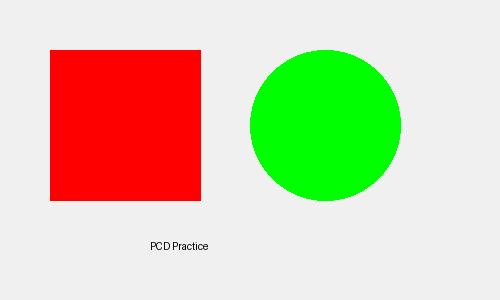
#> input picture pcd-stup/image.jpg, 500 x 300 px
$ python modul_07_edge.py
#> lines starting #> are read from the running program, lines starting #| are printed output that depends on the picture; after the words box and inside, x2 and y2 are one past the last pixel; in counts of white or black regions, pixels touching at a corner belong together
import cv2
img=cv2.imread('image.jpg',0)
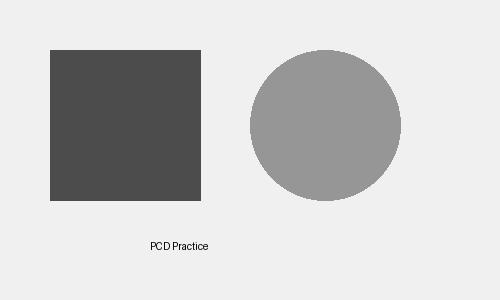
#> img: shape (300, 500); min 0, max 255, mean 204.1
edges=cv2.Canny(img,100,200)
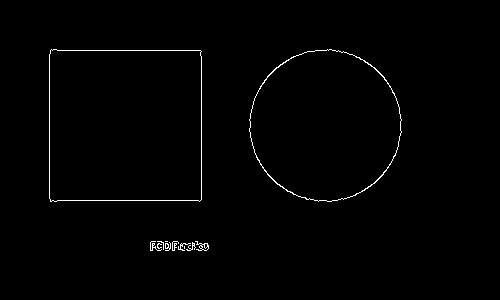
#> edges: shape (300, 500); 0.92% white in thin lines or dots, all inside (x1, y1, x2, y2) = (49, 49, 402, 251)
cv2.imwrite('edges.jpg',edges)
